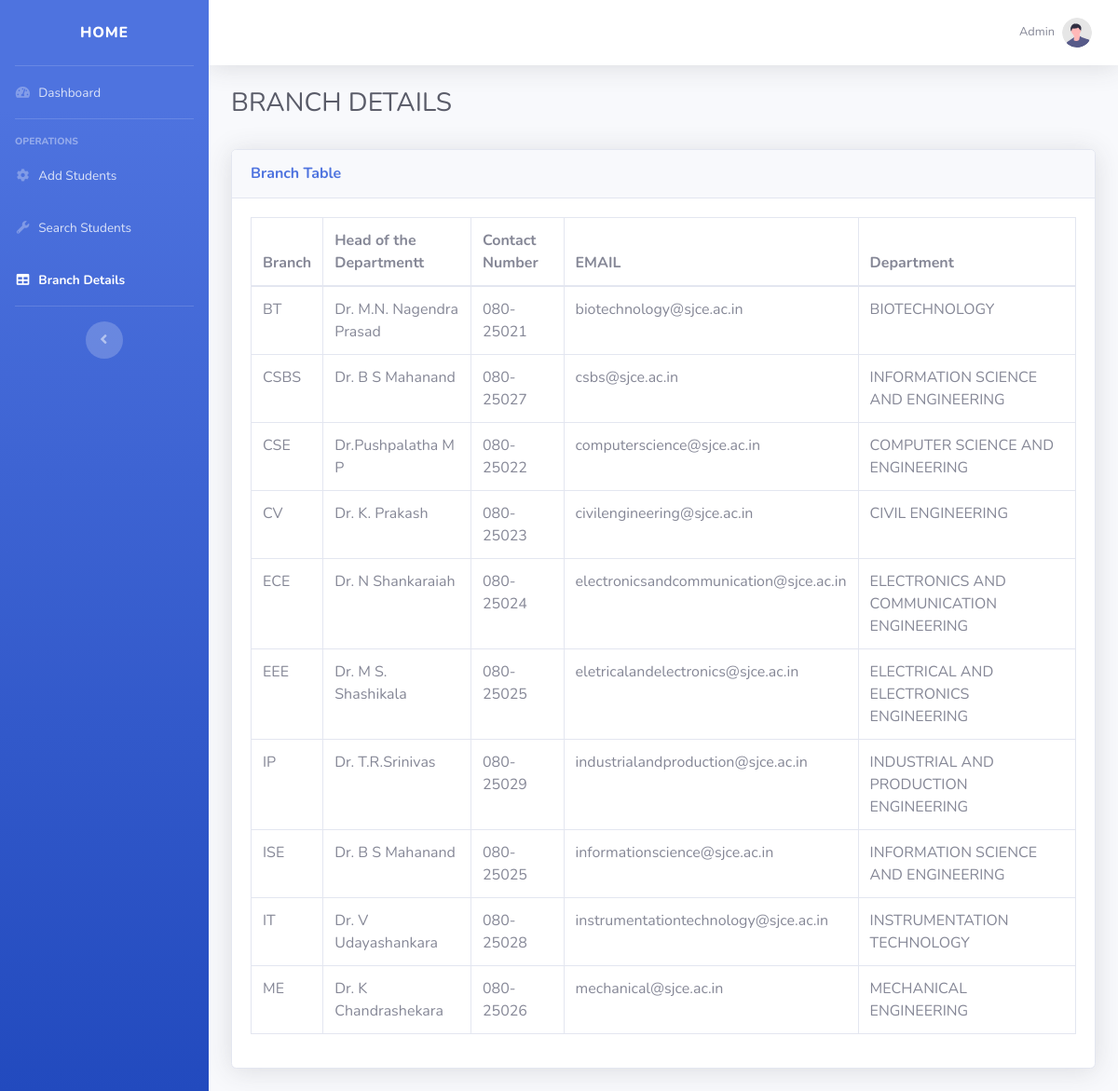
/frontend/tables.php (signed in), run on an earlier commit of the app's database.
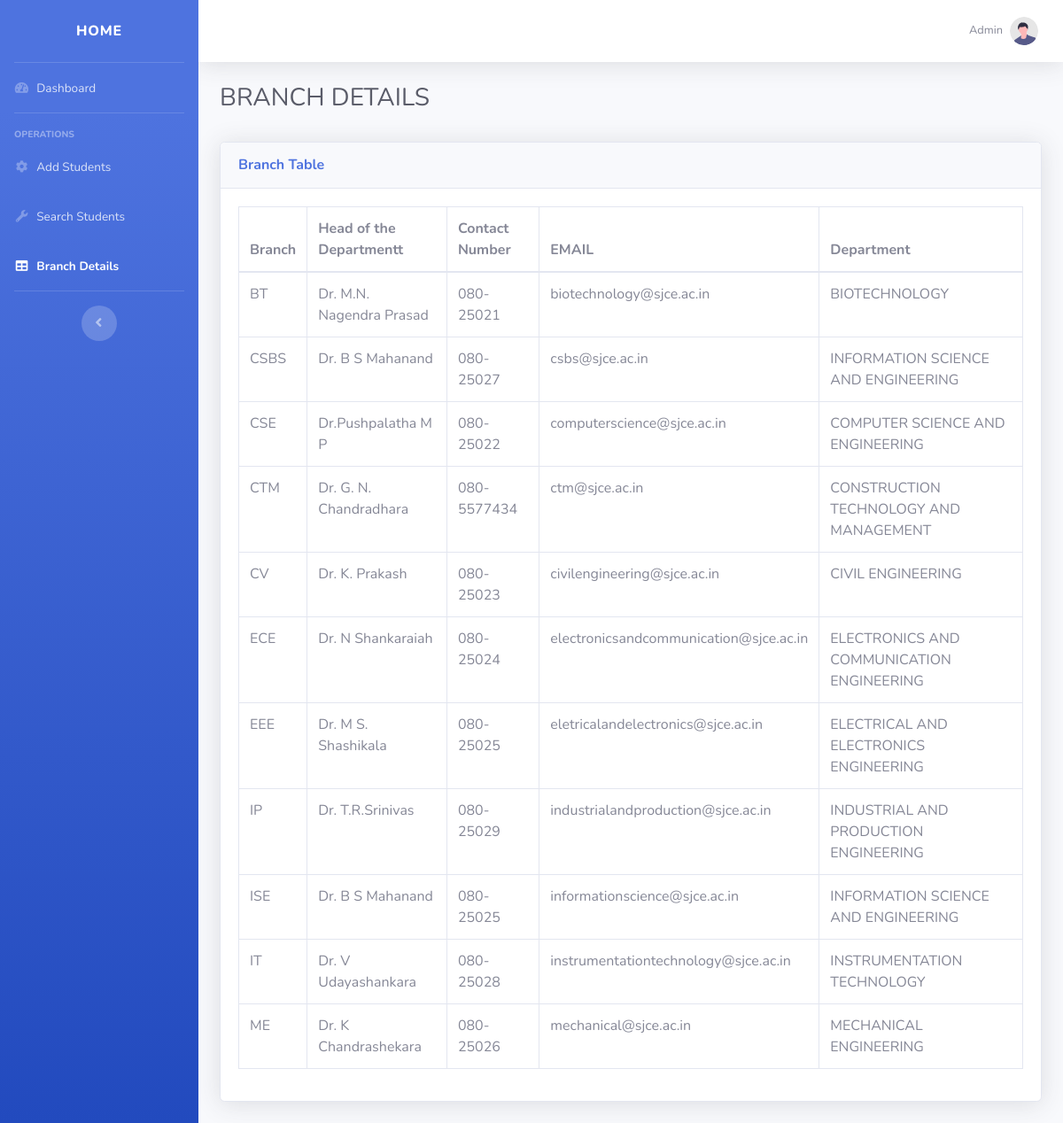
And on a later commit of the database.
### tables this page shows
CREATE TABLE `branch_info` (
  `BRANCH` char(10) NOT NULL,
  `HOD_NAME` varchar(50) NOT NULL,
  `CONTACT_NUMBER` varchar(13) NOT NULL,
  `EMAIL_ID` varchar(50) NOT NULL,
  `DEPARTMENT` char(50) NOT NULL
);

### frontend/tables.php (the view, shortened to what the changed rows need)
<!DOCTYPE html>
<html lang="en">
<head>
    <link href="vendor/fontawesome-free/css/all.min.css" rel="stylesheet" type="text/css">
    <link href="css/sb-admin-2.min.css" rel="stylesheet">
    <link href="vendor/datatables/dataTables.bootstrap4.min.css" rel="stylesheet">
</head>
<body id="page-top">
    <div id="wrapper">
        <div id="content-wrapper" class="d-flex flex-column">
            <div id="content">
                <div class="container-fluid">
                    <h1 class="h3 mb-2 text-gray-800">BRANCH DETAILS</h1>
                    <br>
                    <div class="card shadow mb-4">
                        <div class="card-body">
                            <div class="table-responsive">
                                <table class="table table-bordered" id="dataTable" width="100%" cellspacing="0">
                                    <thead>
                                        <tr>
                                            <th>Branch</th>
                                            <th>Head of the Departmentt</th>
                                            <th>Contact Number</th>
                                            <th>EMAIL</th>
                                            <th>Department</th>
                                        </tr>
                                    </thead>
                                    <tbody>
                                        <?php
                                          $servername = "localhost";
                                          $username = "root";
                                          $password = "";
                                          $dbname = "home";
                                          $conn = new mysqli($servername, $username, $password, $dbname);
                                          $sql = "SELECT BRANCH, HOD_NAME, CONTACT_NUMBER, EMAIL_ID, DEPARTMENT FROM branch_info";
                                          $result = $conn->query($sql);
                                          if ($result->num_rows > 0) {
                                          while($row = mysqli_fetch_array($result)) {
                                        ?>
                                        <tr>
                                            <td><?php echo $row["BRANCH"]; ?></td>
                                            <td><?php echo $row["HOD_NAME"]; ?></td>
                                            <td><?php echo $row["CONTACT_NUMBER"]; ?></td>
                                            <td><?php echo $row["EMAIL_ID"]; ?></td>
                                            <td><?php echo $row["DEPARTMENT"]; ?></td>
                                        </tr>
                                        <?php }
                                        } else {
                                          echo "0 results";
                                        }
                                    ?>
                                </table>
                            </div>
                        </div>
                    </div>
                </div>
            </div>
        </div>
    </div>
</body>
</html>

What changed in the data, as far as the page shows it:
added branch_info: BRANCH "CTM", HOD_NAME "Dr. G. N. Chandradhara", CONTACT_NUMBER "080-5577434", EMAIL_ID "ctm@sjce.ac.in", DEPARTMENT "CONSTRUCTION TECHNOLOGY AND MANAGEMENT"
